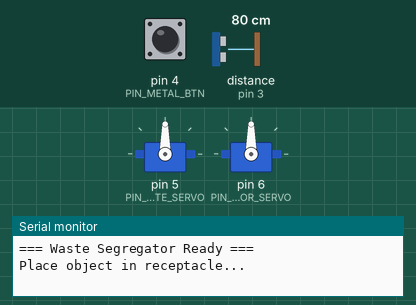
Recording of a sketch running on a simulated Arduino Uno, built with avr-gcc and run on an emulated ATmega328P. On the bench: 2 × servo, the last lines printed to the serial monitor. Wiring (inferred from the names in the program): ultrasonic range finder: trigger pin 2; echo pin 3. The inputs (shaded band) are chosen by the test bench; at power-on: distance to the obstacle (sensor on pin 3) 80 cm, pin 4 (PIN_METAL_BTN) HIGH. The echo pulse lasts 58.3 µs per cm.

Above: at 1.7 s.
1.8 s: distance to the obstacle (sensor on pin 3) set to 16 cm
3.3 s: distance to the obstacle (sensor on pin 3) set to 13 cm
At 3.8 s:
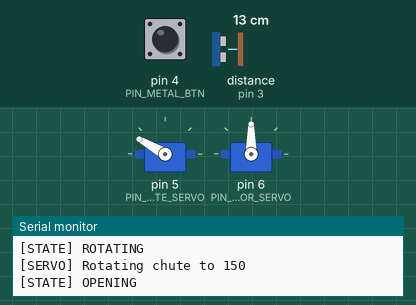
At 4.5 s:
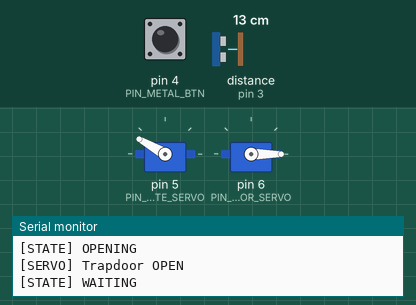
Timing chart, 0 to 8.4 s (numbered marks = the images above; inputs shaded):
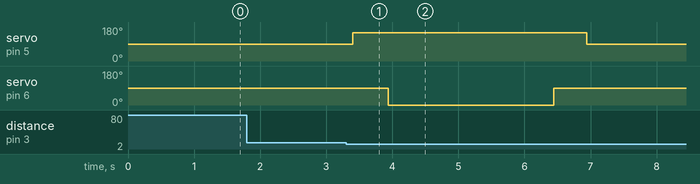

Measured:
- the behaviour switches between 15 and 14 cm on distance to the obstacle (sensor on pin 3) (found by bisection; images 0 and 1)
- after the input at 1.8 s, every drawn part: stays the same
- after the input at 3.3 s, servo on pin 5 (PIN_CHUTE_SERVO): 90° → 150° after 0.10 s, → 90° 3.5 s later; servo on pin 6 (PIN_DOOR_SERVO): 90° → 0° after 0.64 s, → 90° 2.5 s later

The sketch:

waste_segregator.ino
```cpp
/*
  Automated Waste Segregator - Tinkercad Simulation
  Separates: Metallic | Wet | Dry

  Components:
  - Ultrasonic Sensor HC-SR04 (distance) -> Trig Pin 2, Echo Pin 3
  - Soil Moisture Sensor (analog)        -> Pin A0
  - Pushbutton (metal sim)               -> Pin 4 (INPUT_PULLUP)
  - Servo: Chute Rotator                 -> Pin 5
  - Servo: Trapdoor                      -> Pin 6
*/

#include <Servo.h>

// ===== PINS =====
const uint8_t PIN_ULTRASONIC_TRIG = 2;
const uint8_t PIN_ULTRASONIC_ECHO = 3;
const uint8_t PIN_MOISTURE        = A0;
const uint8_t PIN_METAL_BTN       = 4;
const uint8_t PIN_CHUTE_SERVO     = 5;
const uint8_t PIN_DOOR_SERVO      = 6;

// ===== SERVO POSITIONS =====
const uint16_t CHUTE_HOME     = 90;
const uint16_t CHUTE_METALLIC = 30;
const uint16_t CHUTE_WET      = 90;
const uint16_t CHUTE_DRY      = 150;

const uint16_t DOOR_CLOSED    = 90;
const uint16_t DOOR_OPEN      = 0;

// ===== THRESHOLDS & TIMING =====
const uint16_t MOISTURE_THRESHOLD    = 600;
const uint16_t DEBOUNCE_MS           = 50;
const uint16_t SERVO_MOVE_DELAY      = 500;
const uint16_t DOOR_OPEN_TIME        = 2000;
const uint16_t ULTRASONIC_COOLDOWN   = 1000;
const uint16_t DETECTION_DISTANCE_CM = 15;

// ===== TYPES (must be before function declarations) =====
enum class WasteType { NONE, METALLIC, WET, DRY };
enum class State { IDLE, DETECTED, CLASSIFYING, ROTATING, OPENING, WAITING, CLOSING, RESETTING };

// ===== GLOBALS =====
Servo chuteServo;
Servo doorServo;

State currentState = State::IDLE;
WasteType currentWaste = WasteType::NONE;
uint32_t lastStateChange = 0;
uint32_t lastUltrasonicTrigger = 0;
bool ultrasonicTriggered = false;

// ===== SIMULATION HELPERS =====
bool metallicToggle = false;        // Toggle mode for Tinkercad: press once = metallic, press again = normal
uint32_t lastButtonPress = 0;

// ===== FORWARD DECLARATIONS =====
void transitionTo(State newState);
void runStateMachine(uint32_t now);
uint16_t readUltrasonicDistance();
uint16_t getChutePosition(WasteType type);
const char* stateToString(State s);
void handleButtonToggle(uint32_t now);

// ===== SETUP & LOOP =====
void setup() {
  Serial.begin(9600);

  pinMode(PIN_ULTRASONIC_TRIG, OUTPUT);
  pinMode(PIN_ULTRASONIC_ECHO, INPUT);
  pinMode(PIN_METAL_BTN, INPUT_PULLUP);

  chuteServo.attach(PIN_CHUTE_SERVO);
  doorServo.attach(PIN_DOOR_SERVO);

  chuteServo.write(CHUTE_HOME);
  doorServo.write(DOOR_CLOSED);
  delay(SERVO_MOVE_DELAY);

  Serial.println(F("=== Waste Segregator Ready ==="));
  Serial.println(F("Place object in receptacle..."));
}

void loop() {
  uint32_t now = millis();
  handleButtonToggle(now);
  handleUltrasonic(now);
  runStateMachine(now);
}

// ===== ULTRASONIC HANDLING =====
void handleUltrasonic(uint32_t now) {
  uint16_t distanceCm = readUltrasonicDistance();
  bool objectDetected = (distanceCm > 0 && distanceCm < DETECTION_DISTANCE_CM);

  if (objectDetected && !ultrasonicTriggered && (now - lastUltrasonicTrigger > ULTRASONIC_COOLDOWN)) {
    ultrasonicTriggered = true;
    lastUltrasonicTrigger = now;
    Serial.print(F("[ULTRASONIC] Object detected at "));
    Serial.print(distanceCm);
    Serial.println(F(" cm"));
    transitionTo(State::DETECTED);
  } else if (!objectDetected) {
    ultrasonicTriggered = false;
  }
}

// ===== BUTTON TOGGLE (for Tinkercad simulation) =====
void handleButtonToggle(uint32_t now) {
  static bool lastButtonState = HIGH;
  bool currentButtonState = digitalRead(PIN_METAL_BTN);

  // Detect falling edge (button press)
  if (lastButtonState == HIGH && currentButtonState == LOW) {
    if (now - lastButtonPress > DEBOUNCE_MS) {
      metallicToggle = !metallicToggle;
      lastButtonPress = now;
      Serial.print(F("[TOGGLE] Metallic mode: "));
      Serial.println(metallicToggle ? F("ON") : F("OFF"));
    }
  }
  lastButtonState = currentButtonState;
}

uint16_t readUltrasonicDistance() {
  digitalWrite(PIN_ULTRASONIC_TRIG, LOW);
  delayMicroseconds(2);
  digitalWrite(PIN_ULTRASONIC_TRIG, HIGH);
  delayMicroseconds(10);
  digitalWrite(PIN_ULTRASONIC_TRIG, LOW);

  uint32_t duration = pulseIn(PIN_ULTRASONIC_ECHO, HIGH, 30000UL);
  if (duration == 0) return 0xFFFF;

  return duration / 58;
}

// ===== STATE MACHINE =====
void transitionTo(State newState) {
  currentState = newState;
  lastStateChange = millis();
  Serial.print(F("[STATE] "));
  Serial.println(stateToString(newState));
}

void runStateMachine(uint32_t now) {
  switch (currentState) {
    case State::IDLE:
      break;

    case State::DETECTED:
      if (now - lastStateChange > 300) {
        transitionTo(State::CLASSIFYING);
      }
      break;

    case State::CLASSIFYING: {
      bool isMetallic = metallicToggle;
      uint16_t moisture = analogRead(PIN_MOISTURE);

      Serial.print(F("[CLASSIFY] Metallic toggle: "));
      Serial.print(isMetallic ? F("ON") : F("OFF"));
      Serial.print(F(" | Moisture: "));
      Serial.println(moisture);

      if (isMetallic) {
        currentWaste = WasteType::METALLIC;
        Serial.println(F("-> CLASS: METALLIC"));
        metallicToggle = false;  // Auto-reset after classification
      } else if (moisture > MOISTURE_THRESHOLD) {
        currentWaste = WasteType::WET;
        Serial.println(F("-> CLASS: WET"));
      } else {
        currentWaste = WasteType::DRY;
        Serial.println(F("-> CLASS: DRY"));
      }

      transitionTo(State::ROTATING);
      break;
    }

    case State::ROTATING: {
      uint16_t targetPos = getChutePosition(currentWaste);
      chuteServo.write(targetPos);
      Serial.print(F("[SERVO] Rotating chute to "));
      Serial.println(targetPos);
      transitionTo(State::OPENING);
      break;
    }

    case State::OPENING: {
      if (now - lastStateChange > SERVO_MOVE_DELAY) {
        doorServo.write(DOOR_OPEN);
        Serial.println(F("[SERVO] Trapdoor OPEN"));
        transitionTo(State::WAITING);
      }
      break;
    }

    case State::WAITING: {
      if (now - lastStateChange > DOOR_OPEN_TIME) {
        transitionTo(State::CLOSING);
      }
      break;
    }

    case State::CLOSING: {
      if (now - lastStateChange > SERVO_MOVE_DELAY) {
        doorServo.write(DOOR_CLOSED);
        Serial.println(F("[SERVO] Trapdoor CLOSED"));
        transitionTo(State::RESETTING);
      }
      break;
    }

    case State::RESETTING: {
      if (now - lastStateChange > SERVO_MOVE_DELAY) {
        chuteServo.write(CHUTE_HOME);
        Serial.println(F("[SERVO] Chute reset to HOME"));
        currentWaste = WasteType::NONE;
        transitionTo(State::IDLE);
        Serial.println(F("=== Ready for next object ==="));
      }
      break;
    }
  }
}

// ===== HELPERS =====
uint16_t getChutePosition(WasteType type) {
  switch (type) {
    case WasteType::METALLIC: return CHUTE_METALLIC;
    case WasteType::WET:      return CHUTE_WET;
    case WasteType::DRY:      return CHUTE_DRY;
    default:                  return CHUTE_HOME;
  }
}

const char* stateToString(State s) {
  switch (s) {
    case State::IDLE:        return "IDLE";
    case State::DETECTED:    return "DETECTED";
    case State::CLASSIFYING: return "CLASSIFYING";
    case State::ROTATING:    return "ROTATING";
    case State::OPENING:     return "OPENING";
    case State::WAITING:     return "WAITING";
    case State::CLOSING:     return "CLOSING";
    case State::RESETTING:   return "RESETTING";
    default:                 return "UNKNOWN";
  }
}
```
